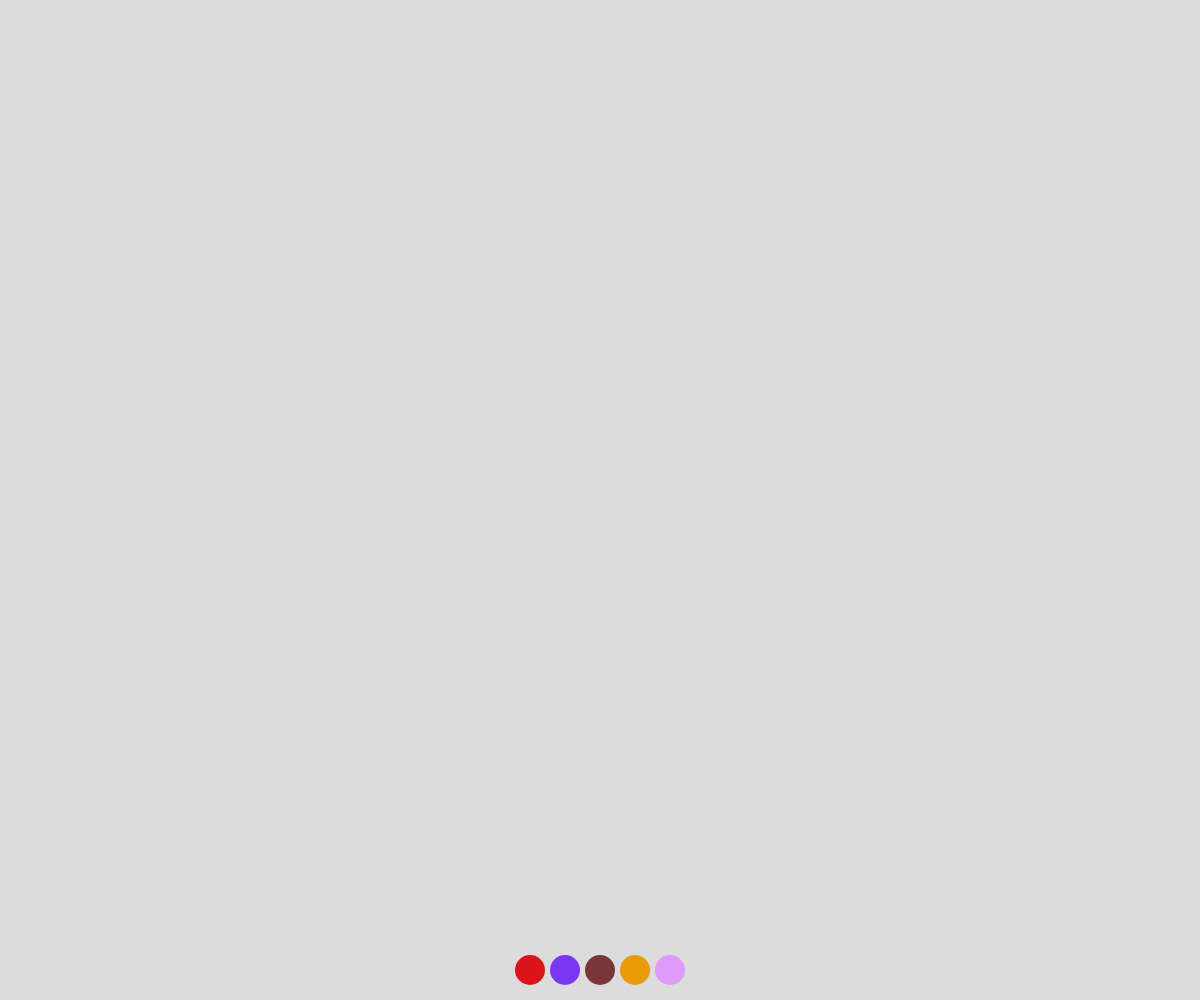
Frame 1 (no input)
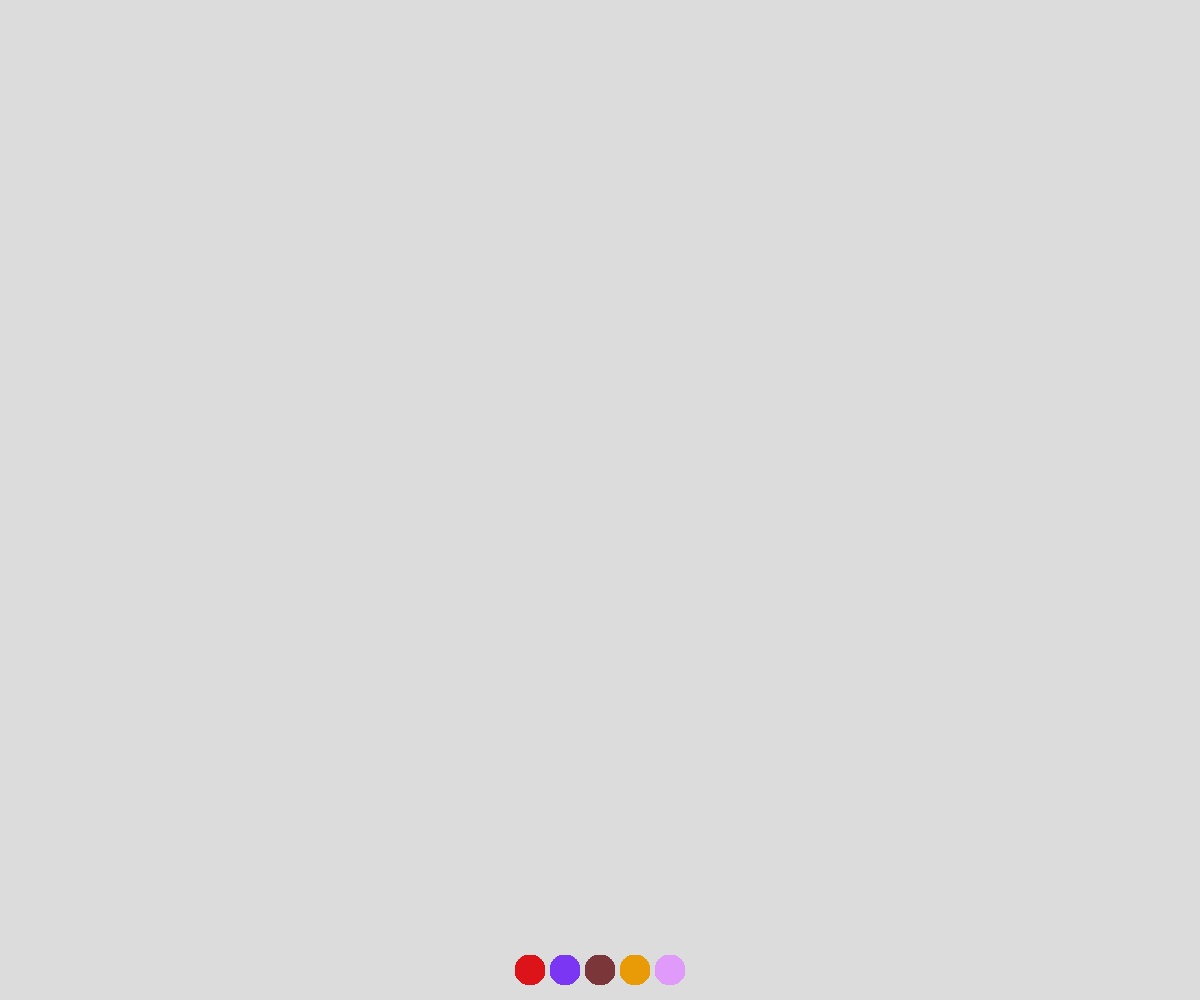
Frame 60 (no input)
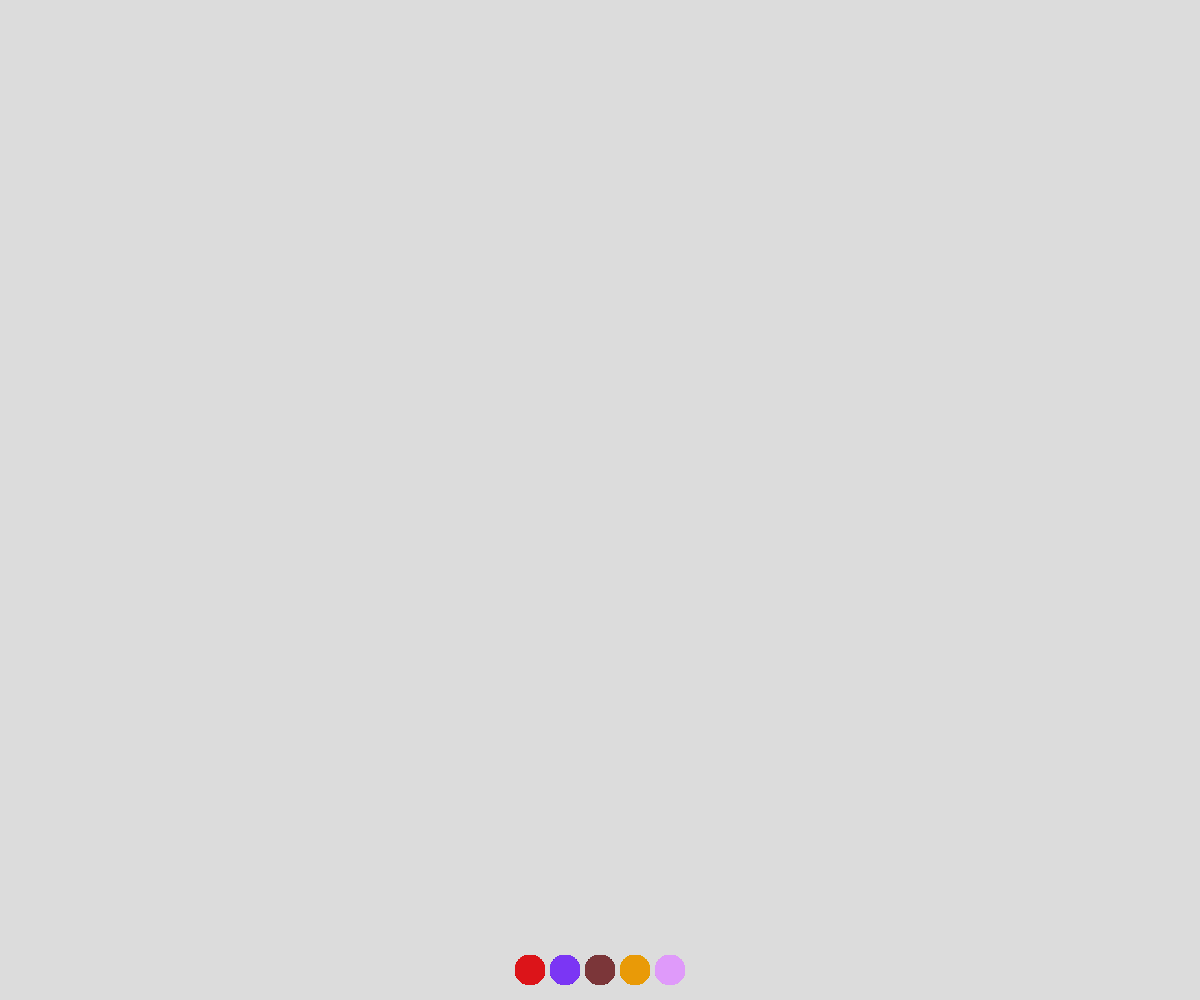
Frame 120 (the mouse pressed at the canvas centre since frame 60)

The p5.js sketch that drew these frames (run headless with seeded random() and noise() and a simulated clock; from frame 60 on, the mouse is pressed at the canvas centre):

// p5.js sketch
// ── sketch.js
var c = [];
var index = 0;
var size = 30;
var space = 5;


var myColour = ("black");

function setup() {
  createCanvas(windowWidth, windowHeight);
  noStroke();  

  c[0] = color(123, 54, 57);
  c[1] = color(233, 154, 7);
  c[2] = color(123, 54, 244);
  c[3] = color(223, 154, 250);
  c[4] = color(220, 20, 25);
  
  background(220);
}

function draw() {
  

  noStroke();
  
  //draw palette squares
  fill(c[0]);
  circle((width/2), height-size, size);

  fill(c[1]);
  circle((width/2)+(size+space)*1, height - size, size);

  fill(c[2]);
  circle((width/2)-(size+space)*1, height - size, size);

  fill(c[3]);
  circle((width/2)+(size+space)*2, height - size, size); 
  
  fill(c[4]);
  circle((width/2)-(size+space)*2, height - size, size);
}

function mousePressed() {
  // detect if palette square is clicked
  if (mouseY > height-(size*2)) {
    if (mouseX < (width/2)+(size+space)*4) {
      if (get(mouseX, mouseY) != background){
             myColour = get(mouseX, mouseY); 
      }
    }
  }
}

function touchMoved() {
  // draw a circle with current colour
//   fill(myColour);
//   circle(mouseX, mouseY, 10);
  
  stroke(myColour);
  strokeWeight(10);
  line(mouseX, mouseY, pmouseX, pmouseY);
  return false;
}

function keyPressed() {
  // cycle through colours each time a key is pressed
  index = index + 1;
  if (index > 4) index = 0;
  myColour = c[index];

  print(index);
}
